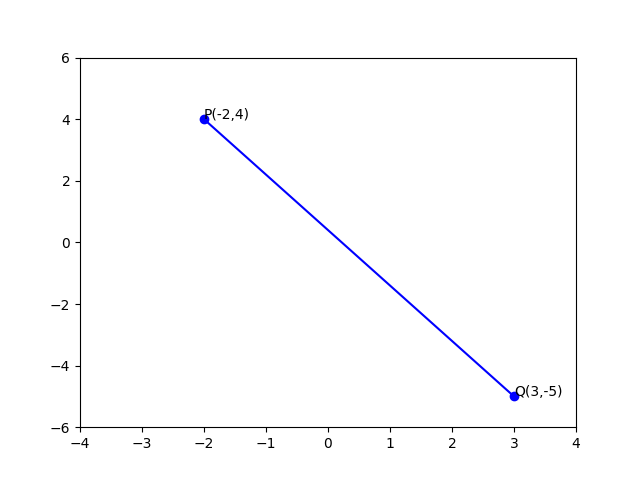

The script that drew this image:
import math
import numpy as np
import matplotlib.pyplot as plt

# given points are P(x1,y1) and Q(x2,y2)
(x1,y1) = (-2,4)
(x2,y2) = (3,-5)

l1 = [x1,y1]
l2 = [x2,y2]

P = np.array(l1)
Q = np.array(l2)
Z = P - Q
# distance between P and Q is d.
d = np.linalg.norm(Z)
x = [l1[0], l2[0]]
y = [l1[1], l2[1]]

print("Dinstance between points P and Q is: ",d)


plt.annotate("P(-2,4)", (-2, 4))
plt.annotate("Q(3,-5)", (3, -5))
plt. plot(x,y,'-ob')
plt.xlim([-4,4])
plt.ylim([-6,6])
plt.show()
